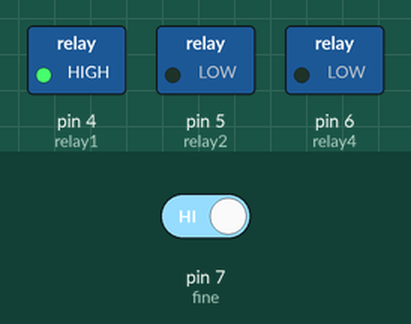
Simulated run of this sketch. Board: Arduino Uno, built with avr-gcc and run on an emulated ATmega328P. Shown: switched loads named in the sketch (green lamp = pin HIGH). Dashed ring = blinking. The test bench sets the inputs (shaded band); at power-on: pin 7 (fine) HIGH.

Above: at 1.2 s.
1.3 s: pin 7 (fine) driven LOW
At 3.8 s:
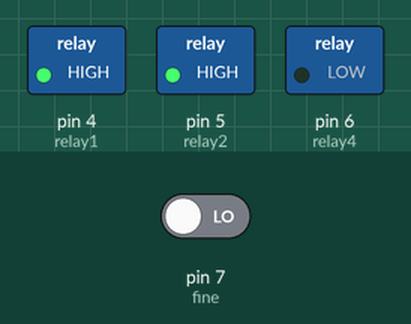
At 7.8 s:
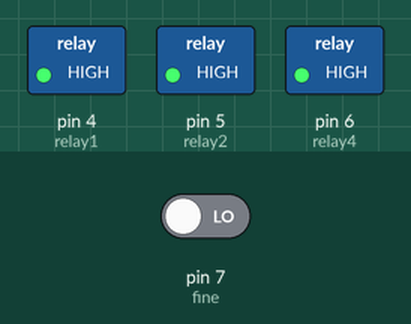
13.3 s: pin 7 (fine) driven HIGH
At 18.9 s:
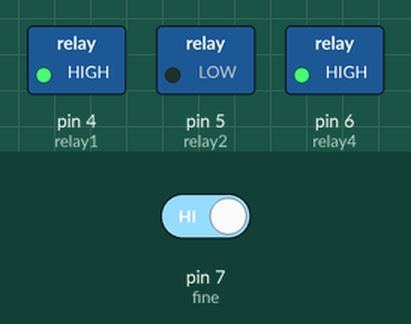
Timing chart, 0 to 31.3 s (numbered marks = the images above; inputs shaded):
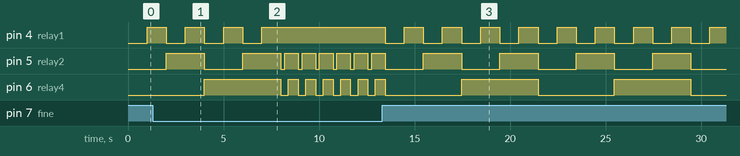

Measured:
- after the input at 1.3 s, pin 4 (relay1): goes on until 7.0 s, then stays HIGH
- after the input at 13.3 s, pin 4 (relay1): alternates HIGH for 1.0 s and LOW for 1.0 s, starting after 0.16 s; pin 5 (relay2): alternates HIGH for 2.0 s and LOW for 2.0 s, starting after 2.2 s; pin 6 (relay4): alternates HIGH for 4.0 s and LOW for 4.0 s, starting after 4.2 s
- by itself, pin 6 (relay4): repeats every 0.91 s: LOW 0.40 s, HIGH 0.51 s

The sketch:

3_bit_binary_counter.ino
```cpp
int relay1=4, relay2=5, relay4=6, fine=7;

void relayShowBinaryNumber(int n){

        if(n-4>=0) {
                digitalWrite(relay4, HIGH);
                n=n-4;
        }
        else{
                digitalWrite(relay4, LOW);
        }
        if(n-2>=0) {
                digitalWrite(relay2, HIGH);
                n=n-2;
        }
        else{
                digitalWrite(relay2, LOW);
        }
        if(n-1>=0) {
                digitalWrite(relay1, HIGH);
                n=n-1;
        }
        else{
                digitalWrite(relay1, LOW);
        }

}

void relayTest(){
        relayShowBinaryNumber(1);
        delay(200);
        relayShowBinaryNumber(3);
        delay(200);
        relayShowBinaryNumber(7);
        delay(500);
}


void setup() {
        pinMode(relay1, OUTPUT);
        pinMode(relay2, OUTPUT);
        pinMode(relay4, OUTPUT);
        pinMode(fine, INPUT);

}

void loop() {
        int i=0;
        int fineStatus=0;
        for(i=0; i<8; i++) {
                relayShowBinaryNumber(i);
                delay(1000);
        }
        while(digitalRead(fine)==LOW) {
                digitalRead(fine);
                relayTest();
                delay(10);
        }

}
```
